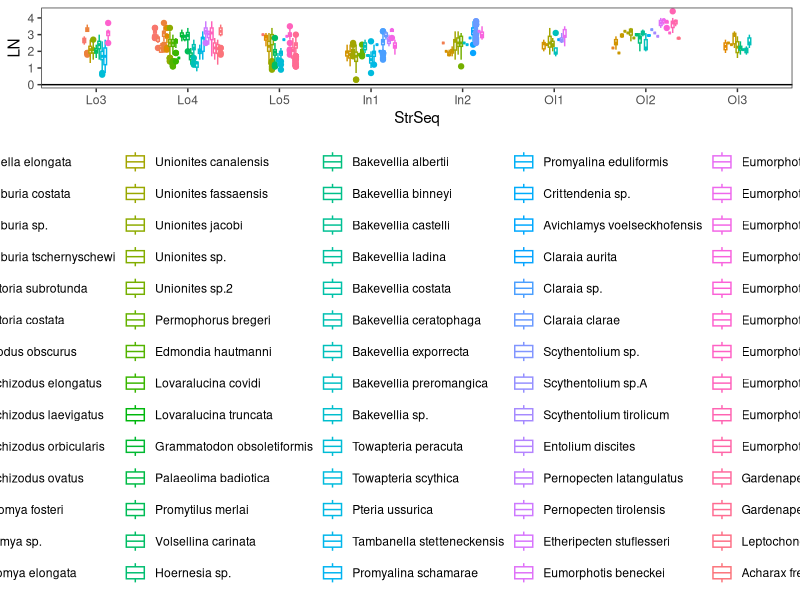
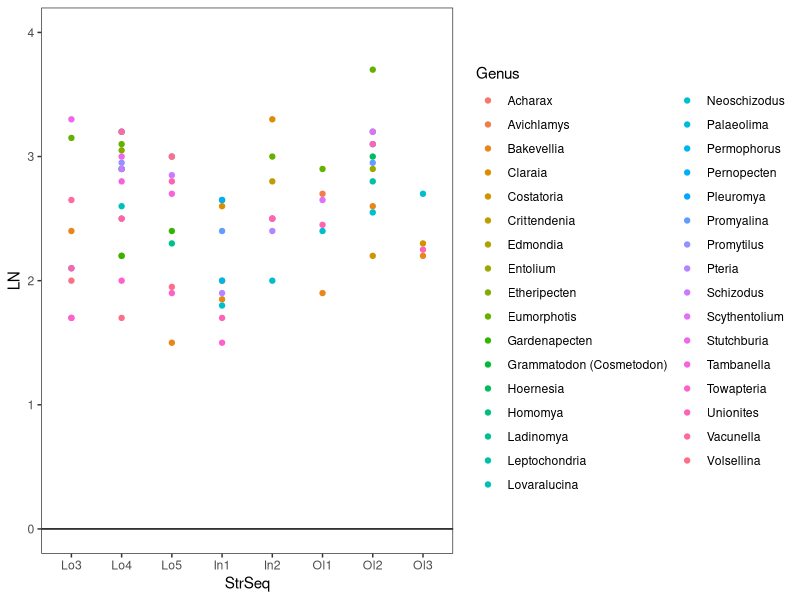
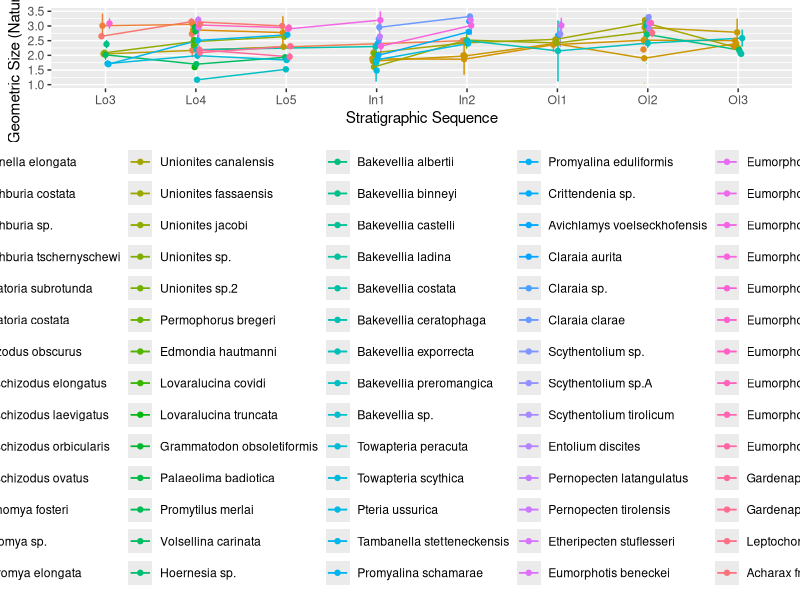
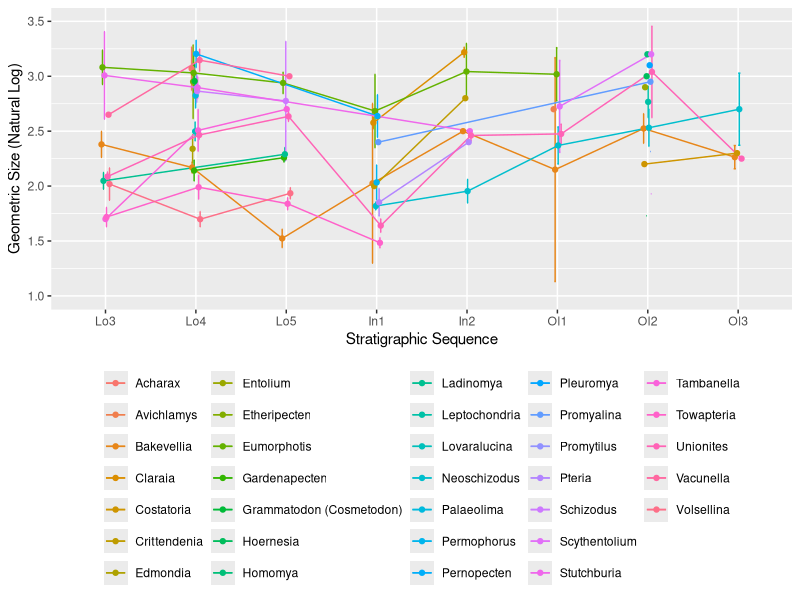
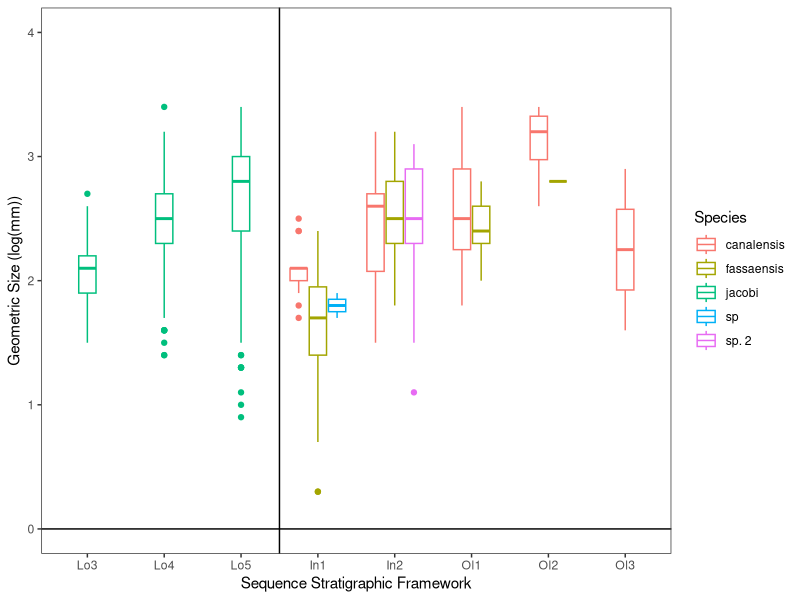
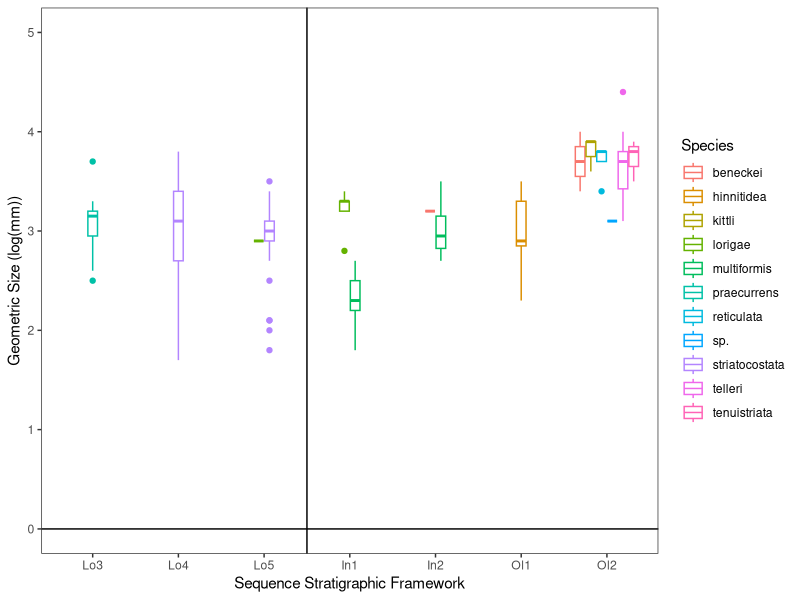
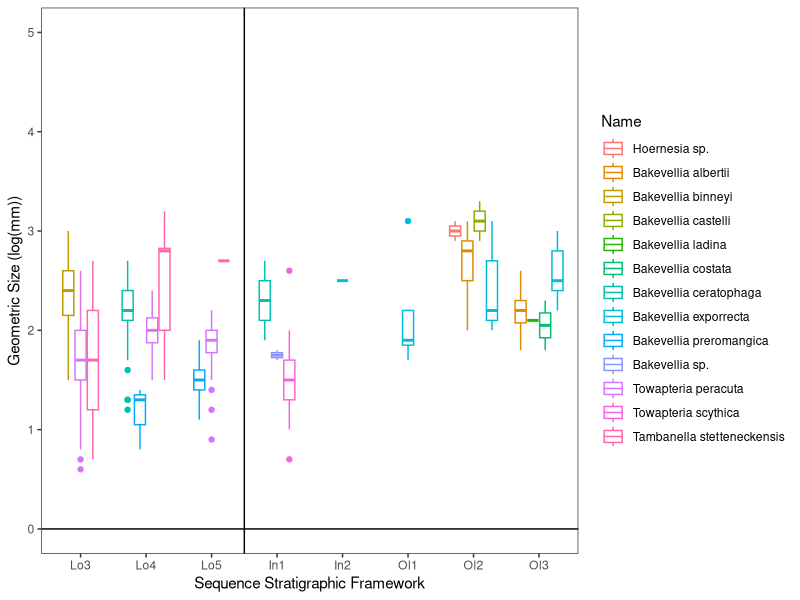
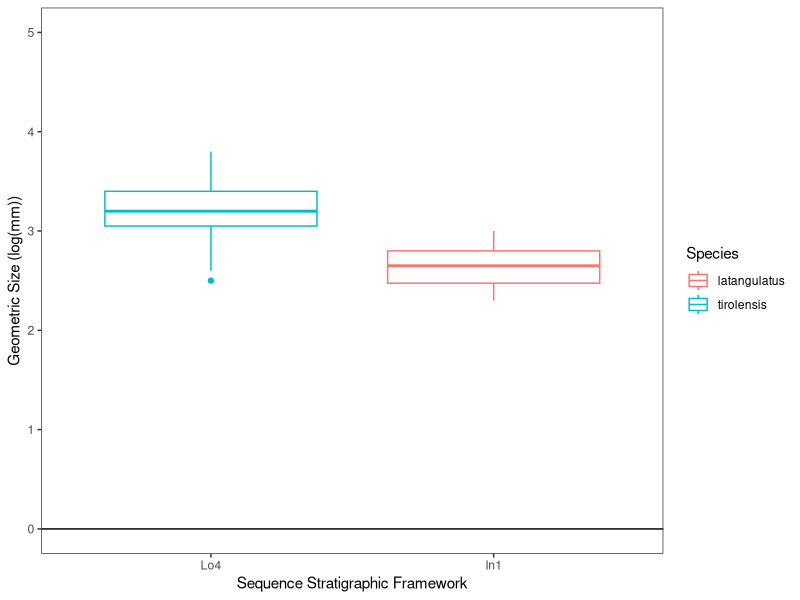

Source code (R) for these figures, in order:
# -------------------------------------------------------------------------- #
#
# This R code accompanies the article
# Foster, W.J, Prinoth, H., Kustatscher, E. and Hautmann, M. (2025). An unpredictable body size response to the Permo-Triassic climate crisis.
#  
# -------------------------------------------------------------------------- #
#
# Version 18/08/2025
#
# -------------------------------------------------------------------------- #

#Check your working directory, so the code can read in the correct files. If required, change you workig directory using setwd()
getwd()
#setwd()

#Open the packages required to run the analyses and generate the required plots.If you do not already have these packages
#then change"library" to "install.packages" during first use, and then open the packages.
library("ggplot2")
library("plyr")
library("viridis")

#read in the raw data. here I use the commend .csv2, because a German version of excel was used for saving the .csv file.
#If you modified the .csv file, you may need to change the command to "read.csv".
siz <- read.csv2("WF_Bivalve_Body_Size.csv")

#This just selects the different genera that will be included in the analysis. It essentially stops errors appearing.
tow <- siz[siz$Genus=="Acharax" | siz$Genus=="Avichlamys" | siz$Genus=="Bakevellia" | siz$Genus=="Hoernesia" | siz$Genus=="Entolium"| siz$Genus=="Pleuromya"| siz$Genus=="Homomya"| siz$Genus=="Claraia" | siz$Genus=="Costatoria"| siz$Genus=="Crittendenia" | siz$Genus=="Edmondia" | siz$Genus=="Etheripecten" | siz$Genus=="Eumorphotis" | siz$Genus=="Gardenapecten"| siz$Genus=="Grammatodon (Cosmetodon)"| siz$Genus=="Ladinomya" | siz$Genus=="Leptochondria"| siz$Genus=="Lovaralucina"| siz$Genus=="Neoschizodus" | siz$Genus=="Palaeolima"| siz$Genus=="Permophorus" |siz$Genus=="Pernopecten" | siz$Genus=="Promyalina" |siz$Genus=="Promytilus" | siz$Genus=="Pteria" | siz$Genus=="Schizodus" | siz$Genus=="Scythentolium" | siz$Genus=="Stutchburia"| siz$Genus=="Tambanella"| siz$Genus=="Towapteria"| siz$Genus=="Unionites" | siz$Genus=="Vacunella" | siz$Genus=="Volsellina",]

#This organises the stratigraphic sequences into the correct order for the analyses.
tow$StrSeq <- factor(tow$StrSeq, levels = c("Lo3", "Lo4", "Lo5", "In1", "In2", "Ol1", "Ol2", "Ol3"))
#This organises the species into their genera, and also phylogeny.
tow$Name <- factor(tow$Name, levels = c("Vacunella elongata", 
                                          "Stutchburia costata", "Stutchburia sp.", "Stutchburia tschernyschewi",
                                          "Costatoria subrotunda", "Costatoria costata",
                                          "Schizodus obscurus",
                                          "Neoschizodus elongatus", "Neoschizodus laevigatus", "Neoschizodus orbicularis", "Neoschizodus ovatus",
                                          "Ladinomya fosteri",
                                          "Homomya sp.",
                                          "Pleuromya elongata",
                                          "Unionites canalensis", "Unionites fassaensis", "Unionites jacobi", "Unionites sp.", "Unionites sp.2",
                                          "Permophorus bregeri",
                                          "Edmondia hautmanni",
                                          "Lovaralucina covidi", "Lovaralucina truncata",
                                          "Grammatodon obsoletiformis",
                                          "Palaeolima badiotica",
                                          "Promytilus merlai",
                                          "Volsellina carinata",
                                          "Hoernesia sp.",
                                          "Bakevellia albertii", "Bakevellia binneyi", "Bakevellia castelli", "Bakevellia ladina", "Bakevellia costata", "Bakevellia ceratophaga", "Bakevellia exporrecta", "Bakevellia preromangica", "Bakevellia sp.",
                                          "Towapteria peracuta", "Towapteria scythica",
                                          "Pteria ussurica",
                                          "Tambanella stetteneckensis",
                                          "Promyalina schamarae", "Promyalina eduliformis",
                                          "Crittendenia sp.",
                                          "Avichlamys voelseckhofensis",
                                          "Claraia aurita","Claraia sp.", "Claraia clarae",
                                          "Scythentolium sp.", "Scythentolium sp.A", "Scythentolium tirolicum",
                                          "Entolium discites",
                                          "Pernopecten latangulatus", "Pernopecten tirolensis",
                                          "Etheripecten stuflesseri",
                                          "Eumorphotis beneckei", "Eumorphotis hinnitidea", "Eumorphotis kittli", "Eumorphotis lorigae", "Eumorphotis multiformis", "Eumorphotis reticulata", "Eumorphotis praecurrens", "Eumorphotis sp.", "Eumorphotis striatocostata", "Eumorphotis telleri", "Eumorphotis tenuistriata",
                                          "Gardenapecten comelicanus", "Gardenapecten trinkeri",
                                          "Leptochondria albertii",
                                          "Acharax frenademezi"))

#This plots the raw data and is a first look at the database.
ggplot(tow, aes(x = StrSeq, y = LN, col = Name)) + 
  geom_boxplot(position = position_dodge2(preserve = "single")) +
  theme_bw() +
  theme(panel.grid.minor = element_blank(), panel.grid.major = element_blank()) +
  geom_hline(aes(yintercept=0)) +
  theme(legend.position = "bottom", legend.title =element_blank())

#This plots the median size for each genus, as a data exploration exersize.
ggplot(tow, aes(x = StrSeq, y = LN, col = Genus)) + 
  geom_point(stat = "summary", fun = "median") +
  theme_bw() +
  theme(panel.grid.minor = element_blank(), panel.grid.major = element_blank()) +
  geom_hline(aes(yintercept=0)) +
  ylim(0, 4)

# ----------------------------FIGURE-02------------------------------------ #

#function for calculating the 95% confidence intervals
#function comes from https://www.nagraj.net/notes/summary-se/, accessed 18/08/2025
#you can change mean to median, if you want to change how you measure average body size, but here the trends stay the same with both.
summarySE <- function(data=NULL, measurevar, groupvars=NULL, na.rm=FALSE,
                      conf.interval=.95, .drop=TRUE) {
  library(plyr)
    # New version of length which can handle NA's: if na.rm==T, don't count them
  length2 <- function (x, na.rm=FALSE) {
    if (na.rm) sum(!is.na(x))
    else       length(x)
  }
  # This does the summary. For each group's data frame, return a vector with
  # N, mean, and sd
  datac <- ddply(data, groupvars, .drop=.drop,
                 .fun = function(xx, col) {
                   c(N    = length2(xx[[col]], na.rm=na.rm),
                     mean = mean   (xx[[col]], na.rm=na.rm),
                     sd   = sd     (xx[[col]], na.rm=na.rm)
                   )
                 },
                 measurevar
  )
    # Rename the "mean" column    
  datac <- rename(datac, c("mean" = measurevar))
  datac$se <- datac$sd / sqrt(datac$N)  # Calculate standard error of the mean
  # Confidence interval multiplier for standard error
  # Calculate t-statistic for confidence interval: 
  # e.g., if conf.interval is .95, use .975 (above/below), and use df=N-1
  ciMult <- qt(conf.interval/2 + .5, datac$N-1)
  datac$ci <- datac$se * ciMult
  return(datac)
}

#Figure 2B
#This plot, plots the mean size for each species and confidence interval.
#This will produce the error NaNs were produced, but that is expected for species with not enough measurements to calculate confidence intervals.
tgc <- summarySE(tow, measurevar="LN", groupvars=c("StrSeq","Name"))
pd <- position_dodge(0.1) # stops points pilling on top of each other.

ggplot(tgc, aes(x=StrSeq, y=LN, colour=Name)) + 
  geom_errorbar(aes(ymin=LN-ci, ymax=LN+ci), width=.1, position = pd) +
  geom_line(group=tgc$Name, position = pd) +
  geom_point(position = pd) +
  xlab("Stratigraphic Sequence") + 
  ylab("Geometric Size (Natural Log)") +
  theme(legend.position="bottom", legend.title = element_blank())+
  ylim(1, 3.5)

#Figure 2A
#This plot, plots the mean size for each genus and confidence interval.
tgg <- summarySE(tow, measurevar="LN", groupvars=c("StrSeq","Genus"))
ggplot(tgg, aes(x=StrSeq, y=LN, colour=Genus)) + 
  geom_errorbar(aes(ymin=LN-ci, ymax=LN+ci), width=.1, position = pd) +
  geom_line(group=tgg$Genus, position = pd) +
  geom_point(position = pd) +
  xlab("Stratigraphic Sequence") + 
  ylab("Geometric Size (Natural Log)") +
  theme(legend.position="bottom", legend.title = element_blank())+
  ylim(1, 3.5)

#The code for the plots in Fig. 3 and the Rego et al. 82012) diagrams require the variables tgc and tgg to be saved as .csv files. 
#write.csv2() is for German computers.
write.csv2(tgc, "tgc.csv")
write.csv2(tgg, "tgg.csv")

# ----------------------------Sig.-tests------------------------------------ #

#Mann-Whitney U tests for every genus to see if there are significant size changes
taxa <- unique(tow$Genus)
for (i in 1: length(taxa)){
  
  print(taxa[[i]])
  
  sbs <- tow[tow$Genus==taxa[[i]],]
  print(pairwise.wilcox.test(sbs$LN, sbs$StrSeq, p.adjust.method="bonferroni"))
  
}

#Mann-Whitney U tests for every species to see if there are significant size changes
taxa <- unique(tow$Name)
for (i in 1: length(taxa)){
  
  print(taxa[[i]])
  
  sbs <- tow[tow$Name==taxa[[i]],]
  print(pairwise.wilcox.test(sbs$LN, sbs$StrSeq, p.adjust.method="bonferroni"))
  
}

# ----------------------------FIGURE-05------------------------------------ #

#species comparisons within a genus
#For the genus Unionites
unio <- tow[tow$Genus=="Unionites",]
ggplot(unio, aes(x = StrSeq, y = LN, col = Species)) + 
  geom_boxplot(position = position_dodge2(preserve = "single")) +
  theme_bw() +
  theme(panel.grid.minor = element_blank(), panel.grid.major = element_blank()) +
  geom_hline(aes(yintercept=0)) +
  geom_vline(aes(xintercept=3.5))+
  ylim(0, 4) +
  labs(y = "Geometric Size (log(mm))", x = "Sequence Stratigraphic Framework")

#For the genus Eumorphotis
eumo <- tow[tow$Genus=="Eumorphotis",]
ggplot(eumo, aes(x = StrSeq, y = LN, col = Species)) + 
  geom_boxplot(position = position_dodge2(preserve = "single")) +
  theme_bw() +
  geom_vline(aes(xintercept=3.5))+
  theme(panel.grid.minor = element_blank(), panel.grid.major = element_blank()) +
  geom_hline(aes(yintercept=0)) +
  ylim(0, 5)+
  labs(y = "Geometric Size (log(mm))", x = "Sequence Stratigraphic Framework")

#For the family Bakevellidae
bak <- tow[tow$Family=="BAKEVELLIIDAE",]
ggplot(bak, aes(x = StrSeq, y = LN, col = Name)) + 
  geom_boxplot(position = position_dodge2(preserve = "single")) +
  theme_bw() +
  geom_vline(aes(xintercept=3.5))+
  theme(panel.grid.minor = element_blank(), panel.grid.major = element_blank()) +
  geom_hline(aes(yintercept=0)) +
  ylim(0, 5) +
  labs(y = "Geometric Size (log(mm))", x = "Sequence Stratigraphic Framework")

#For the genus Pernopecten
per <- tow[tow$Genus=="Pernopecten",]
ggplot(per, aes(x = StrSeq, y = LN, col = Species)) + 
  geom_boxplot(position = position_dodge2(preserve = "single")) +
  theme_bw() +
  geom_vline(aes(xintercept=3.5))+
  theme(panel.grid.minor = element_blank(), panel.grid.major = element_blank()) +
  geom_hline(aes(yintercept=0)) +
  ylim(0, 5) +
  labs(y = "Geometric Size (log(mm))", x = "Sequence Stratigraphic Framework")

#For the related genera Schizodus and Neoschizodus
sch <- tow[tow$Genus=="Schizodus" | siz$Genus=="Neoschizodus",]
ggplot(sch, aes(x = StrSeq, y = LN, col = Name)) + 
  geom_boxplot(position = position_dodge2(preserve = "single")) +
  theme_bw() +
  geom_vline(aes(xintercept=2.5))+
  theme(panel.grid.minor = element_blank(), panel.grid.major = element_blank()) +
  geom_hline(aes(yintercept=0)) +
  ylim(0, 5) +
  labs(y = "Geometric Size (log(mm))", x = "Sequence Stratigraphic Framework")